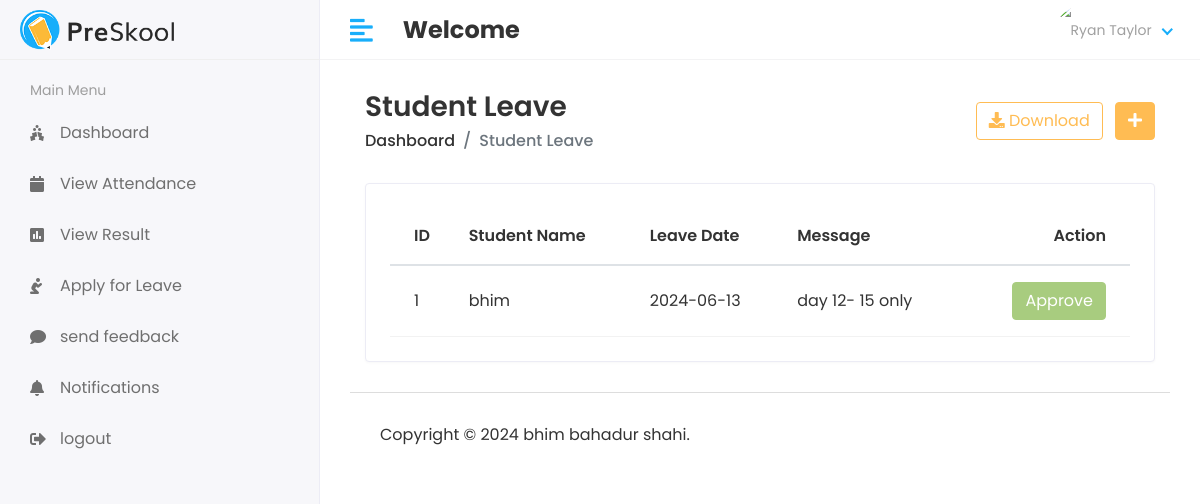
/hod/student/leave_view, run on an earlier commit of the app's database.
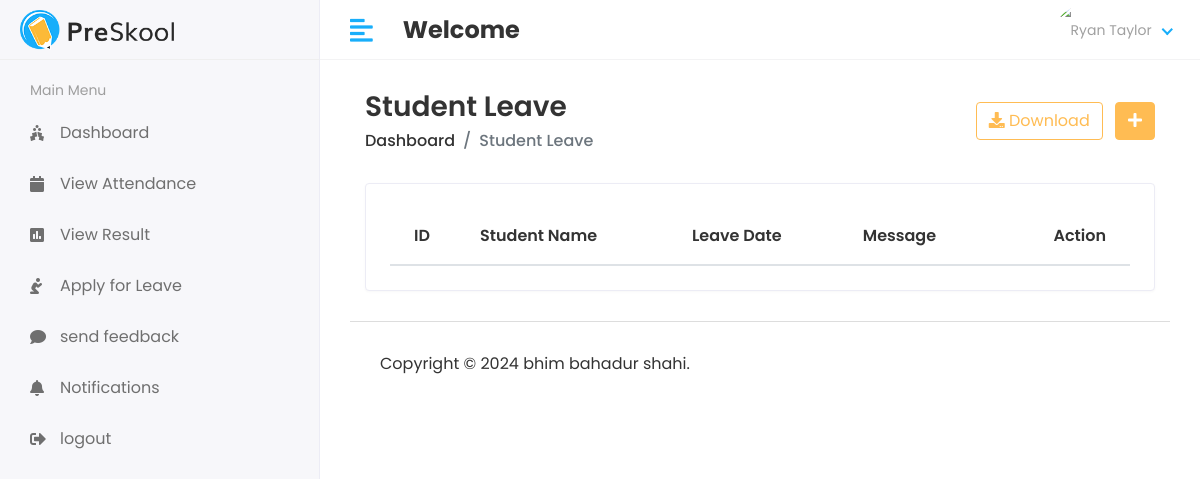
And on a later commit of the database.
### collage_management_app/models.py (models this page shows, shortened)
class Student_Leave(models.Model):
    student_id= models.ForeignKey(Student,on_delete=models.CASCADE)
    date = models.CharField(max_length=100)
    message = models.TextField()
    status = models.IntegerField(default=0)
    created_at = models.DateTimeField(auto_now_add=True)
    updated_at = models.DateTimeField(auto_now_add=True)

class Student(models.Model):
     admin =models.OneToOneField(CustomUser,on_delete=models.CASCADE)
     address =models.TextField()
     gender = models.CharField(max_length=100)
     course_id =models.ForeignKey(Course,on_delete=models.DO_NOTHING)
     session_year_id =models.ForeignKey(Session_year,on_delete=models.DO_NOTHING)
     created_at =models.DateTimeField(auto_now_add=True)
     updated_at =models.DateTimeField(auto_now=True)

class CustomUser(AbstractUser):
    USER_CHOICES = (
        (1, 'HOD'),
        (2, 'STAFF'),
        (3, 'STUDENT'),
    )
    user_type = models.CharField(choices=USER_CHOICES, max_length=50, default=1)
    profile_pic = models.ImageField(upload_to='media/profile_pic')

### collage_management_system/hod_views.py (the view)
# urls.py: path('hod/student/leave_view', hod_views.STUDENT_LEAVE_VIEW, name='student_leave_view'),
def STUDENT_LEAVE_VIEW(request):
    student_leave = Student_Leave.objects.all()
    context={
        'student_leave':student_leave,
    }
    return render(request,'hod/student_leave_view.html',context)

### templates/hod/student_leave_view.html (shortened to what this page needs)
{% extends 'base.html' %}
{% block content %}
<div class="content container-fluid">
    <div class="page-header">
        <div class="row align-items-center">
            <div class="col">
                <h3 class="page-title">Student Leave</h3>
                <ul class="breadcrumb">
                    <li class="breadcrumb-item"><a href="index.html">Dashboard</a></li>
                    <li class="breadcrumb-item active">Student Leave</li>
                </ul>
            </div>
            <div class="col-auto text-right float-right ml-auto">
                <a href="#" class="btn btn-outline-primary mr-2"><i class="fas fa-download"></i> Download</a>
                <a href="add-student.html" class="btn btn-primary"><i class="fas fa-plus"></i></a>
            </div>
        </div>
    </div>
    <div class="row">
        <div class="col-sm-12">
            <div class="card card-table">
                <div class="card-body">
                    <div class="table-responsive">
                        <table  id="table_id" class="table table-hover table-center mb-0">
                            <thead>
                                <tr>
                                    <th>ID</th>
                                    <th>Student Name</th>
                                    <th>Leave Date</th>
                                    <th>Message</th>
                                    <th class="text-right">Action</th>
                                </tr>
                            </thead>
                            <tbody>
                                {% for student_leave in student_leave %}
                                <tr>
                                    <td>{{ student_leave.id }}</td>
                                    <td>{{ student_leave.student_id.admin.first_name }}</td>
                                    <td>{{ student_leave.date }}</td>
                                    <td>{{ student_leave.message }}</td>
                                    <td class="text-right">
                                        <div class="actions">
                                            {%if student_leave.status == 0%}
                                           <a href="{%url 'student_approve_leave'  student_leave.id%}" class="btn btn-success">Approve</a>
                                             <a href="{%url 'student_disapprove_leave' student_leave.id%}" class="btn btn-danger">Disapprove</a>
                                            {% elif student_leave.status == 1%}
                                            <button class="btn btn-success" disabled="disabled" > Approve</button>
                                           {% else %}
                                            <button class="btn btn-danger" disabled="disabled" > Disapprove</button>
                                            {%endif%}
                                        </div>
                                    </td>
                                </tr>
                                {% endfor %}
                            </tbody>
                        </table>
                    </div>
                </div>
            </div>
        </div>
    </div>
</div>
{% endblock %}

What changed in the data, as far as the page shows it:
removed Student_Leave: id "1", student_id.admin.first_name "bhim", date "2024-06-13", message "day 12- 15 only", status "Approve"
